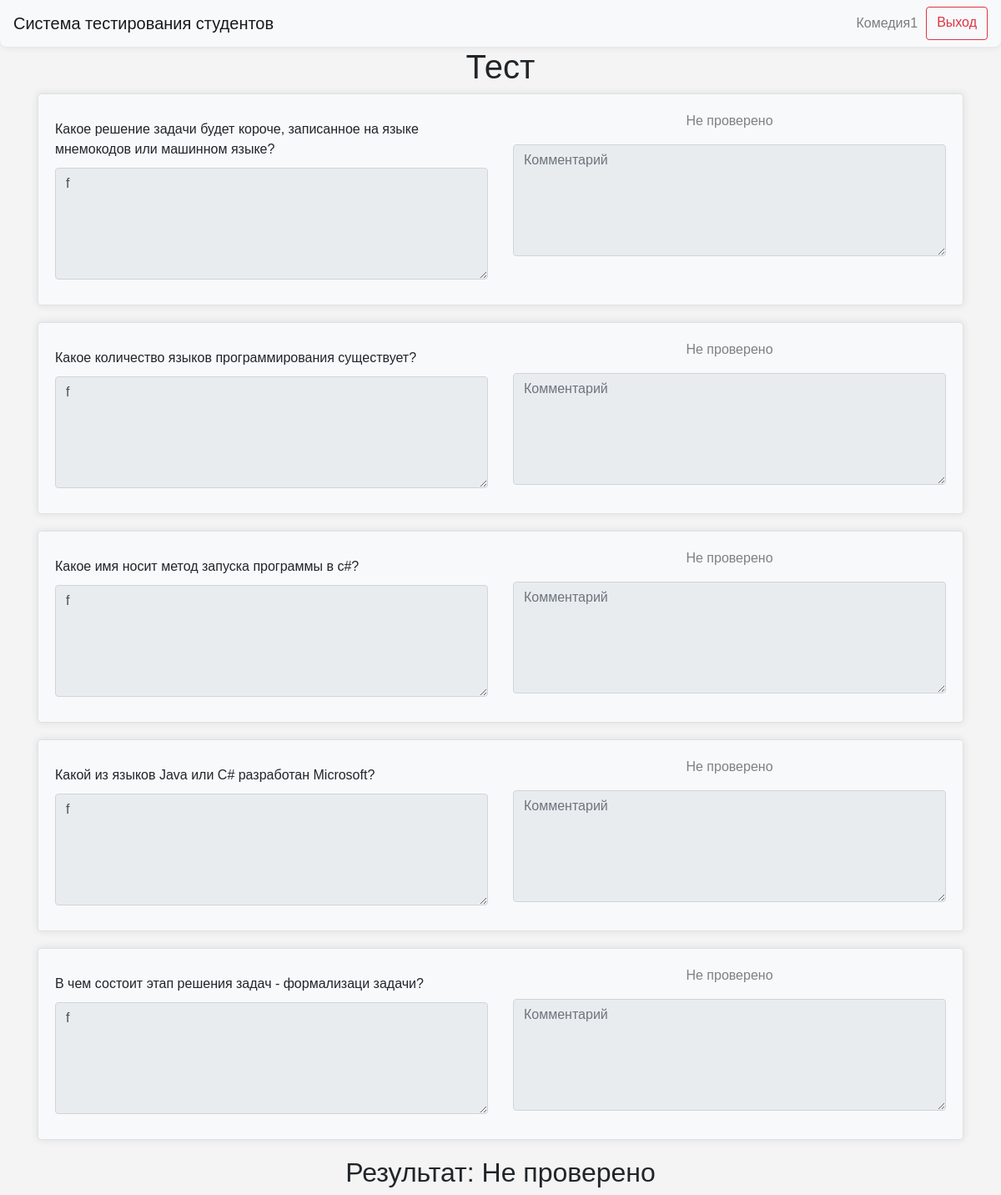
Page /test_result_view/1 (signed in) on the committed database.
### data/users.py (models this page shows)
class User(SqlAlchemyBase, UserMixin, SerializerMixin):
    __tablename__ = "users"
    id = sqlalchemy.Column(
        sqlalchemy.Integer,
        primary_key=True,
        autoincrement=True,
    )
    name = sqlalchemy.Column(
        sqlalchemy.String,
        nullable=True,
    )
    group_id = sqlalchemy.Column(
        sqlalchemy.Integer,
        sqlalchemy.ForeignKey(
            "groups.id",
            ondelete="CASCADE",
        ),
        nullable=False,
    )
    date_of_birth = sqlalchemy.Column(
        sqlalchemy.Date,
        nullable=True,
    )
    user_level = sqlalchemy.Column(
        sqlalchemy.String,
        default="student",
    )
    avatar = sqlalchemy.Column(
        sqlalchemy.String,
        nullable=True,
        default="icon.jpg",
    )

### data/questions.py (models this page shows)
class Question(SqlAlchemyBase, UserMixin, SerializerMixin):
    __tablename__ = "questions"
    id = sqlalchemy.Column(sqlalchemy.Integer,
                           primary_key=True, autoincrement=True)
    text = sqlalchemy.Column(sqlalchemy.String, nullable=True)
    topic_id = sqlalchemy.Column(sqlalchemy.Integer, sqlalchemy.ForeignKey("topics.id"), nullable=True)

### server.py (the view)
@app.route("/test_result_view/<int:test_id>")
@login_required
def test_result_view(test_id):
    db_sess = db_session.create_session()
    test = db_sess.query(BlitzTest).filter(BlitzTest.id == test_id).first()
    questions = [
        db_sess.query(Question).filter(Question.id == test.question_1).first(),
        db_sess.query(Question).filter(Question.id == test.question_2).first(),
        db_sess.query(Question).filter(Question.id == test.question_3).first(),
        db_sess.query(Question).filter(Question.id == test.question_4).first(),
        db_sess.query(Question).filter(Question.id == test.question_5).first(),
    ]
    answers = [
        db_sess.query(BlitzTest.answer_1).filter(BlitzTest.id == test_id).first(),
        db_sess.query(BlitzTest.answer_2).filter(BlitzTest.id == test_id).first(),
        db_sess.query(BlitzTest.answer_3).filter(BlitzTest.id == test_id).first(),
        db_sess.query(BlitzTest.answer_4).filter(BlitzTest.id == test_id).first(),
        db_sess.query(BlitzTest.answer_5).filter(BlitzTest.id == test_id).first(),
    ]
    comments = [
        db_sess.query(BlitzTest.comment_1).filter(BlitzTest.id == test_id)[0],
        db_sess.query(BlitzTest.comment_2).filter(BlitzTest.id == test_id)[0],
        db_sess.query(BlitzTest.comment_3).filter(BlitzTest.id == test_id)[0],
        db_sess.query(BlitzTest.comment_4).filter(BlitzTest.id == test_id)[0],
        db_sess.query(BlitzTest.comment_5).filter(BlitzTest.id == test_id)[0],
    ]
    results = [
        db_sess.query(BlitzTest.result_answer_1).filter(BlitzTest.id == test_id)[0],
        db_sess.query(BlitzTest.result_answer_2).filter(BlitzTest.id == test_id)[0],
        db_sess.query(BlitzTest.result_answer_3).filter(BlitzTest.id == test_id)[0],
        db_sess.query(BlitzTest.result_answer_4).filter(BlitzTest.id == test_id)[0],
        db_sess.query(BlitzTest.result_answer_5).filter(BlitzTest.id == test_id)[0],
    ]
    que_ans_comm_results = zip(questions, answers, comments, results)
    test_result_n = 0
    if test.result_answer_1 == 1:
        test_result_n += 1
    if test.result_answer_2 == 1:
        test_result_n += 1
    if test.result_answer_3 == 1:
        test_result_n += 1
    if test.result_answer_4 == 1:
        test_result_n += 1
    if test.result_answer_5 == 1:
        test_result_n += 1
    if None in [
        test.result_answer_1,
        test.result_answer_2,
        test.result_answer_3,
        test.result_answer_4,
        test.result_answer_5,
    ]:
        test_result_n = "Не проверено"
    else:
        test_result_n = f"{test_result_n}/5"
    return render_template(
        "test_result_view.html",
        test=test,
        que_ans_comm_results=que_ans_comm_results,
        result=test_result_n,
        title="Тест",
    )

### data/db_session.py (called while the page is built)
def create_session() -> Session:
    global __factory
    return __factory()

### server.py (called while the page is built)
@login_manager.user_loader
def load_user(user_id):
    db_sess = db_session.create_session()
    return db_sess.query(User).get(user_id)

### templates/test_result_view.html
{% extends "base.html" %}
{% block content %}
<div class="container text-center">
    <h1>Тест</h1>
    <form action="{{ url_for('submit_test_result', test_id=test.id) }}" method="post">
        {% for question, answer, comment, result in que_ans_comm_results %}
        <div class="row">
            <div class="col-md-12 mx-auto border rounded custom-div" style="margin-bottom: 20px;">
                <div class="row">
                    <div class="col-md-6">
                        {% if question == None %}
                        <p class="text-left" style="margin: 10px 0;">Вопрос удален</p>
                        {% else %}
                        <p class="text-left" style="margin: 10px 0;">{{ question.text }}</p>
                        {% endif %}
                        {% if answer[0] == None %}
                        <textarea name="answer" class="form-control" rows="5" style="margin: 10px 0;"
                                  placeholder="Ваш ответ" readonly></textarea>
                        {% else %}
                        <textarea name="answer" class="form-control" rows="5" style="margin: 10px 0;"
                                  placeholder="Ваш ответ" readonly>{{ answer[0] }}</textarea>
                        {% endif %}
                    </div>
                    <div class="col-md-6">
                        {% if result[0] == 1 %}
                        <div class="form-check">
                            <p style="color: green">
                                Верно
                            </p>
                        </div>
                        {% elif result[0] == 0%}
                        <p style="color: red">Неверно</p>
                        {% else %}
                        <p style="color: grey">Не проверено</p>
                        {% endif %}
                        {% if comment[0] == None %}
                        <textarea name="comment" class="form-control" rows="5" style="margin: 10px 0;"
                                  placeholder="Комментарий" readonly></textarea>
                        {% else %}
                        <textarea name="comment" class="form-control" rows="5" style="margin: 10px 0;"
                                  placeholder="Комментарий" readonly>{{ comment[0] }}</textarea>
                        {% endif %}
                    </div>
                </div>
            </div>
        </div>
        {% endfor %}
        <h2>Результат: {{ result }}</h2>
    </form>
</div>
{% endblock %}

### templates/base.html (shortened to what this page needs)
<!doctype html>
<html lang="en">
<head>
    <link rel="stylesheet"
          href="https://stackpath.bootstrapcdn.com/bootstrap/4.4.1/css/bootstrap.min.css"
>
    <link rel="stylesheet" type="text/css" href="../static/css/style.css">
</head>
<body>
<header>
    <nav class="navbar navbar-light bg-light custom-navbar">
        <a class="navbar-brand" href="/">Система тестирования студентов</a>
        {% if current_user.is_authenticated %}
        <div class="d-flex flex-row-reverse">
            <a class="btn btn-outline-danger spaced-element" style="margin-left: 10px; text-align: center;"
               href="/logout">Выход</a>
            {% if current_user.user_level == 'admin' %}
            <a class="navbar-text" style="margin-left: 10px; text-align: center;">{{ current_user.name }}</a>
            <a class="navbar-text" style="margin-left: 10px; text-align: center;" href="/select_group_for_test">Выдать тест</a>
            <a class="navbar-text" style="margin-left: 10px; text-align: center;" href="/topics">Темы</a>
            <a class="navbar-text" style="margin-left: 10px; text-align: center;" href="/groups">Студенты</a>
            {% else %}
            <a class="navbar-text" style="margin-left: 10px; text-align: center;" href="{{ url_for('personal_cabinet', user_id=current_user.id) }}">{{ current_user.name }}</a>
            {% endif %}
        </div>
        {% endif %}
    </nav>
</header>
<main role="main" class="container">
    {% block content %}
    {% endblock %}
</main>
</body>
</html>

### static/css/style.css (style rules this page uses)
body { font-family: Arial, sans-serif; margin: 0; padding: 0; background-color: #f4f4f4; }
.custom-div { width: 80%; margin: 0 auto; padding: 20px; background-color: #f8f9fa; border-radius: 0 0 8px 8px; box-shadow: 0 0 10px rgba(0,0,0,0.1); }
.custom-navbar { margin: 0 auto; background-color: #f8f9fa; border-radius: 0 0 8px 8px; box-shadow: 0 0 10px rgba(0,0,0,0.1); }

### rows in the picture
User: name "Комедия1"
Question: text "Какое решение задачи будет короче, записанное на языке мнемокодов или машинном языке?", answer "f"
Question: text "Какое количество языков программирования существует?", answer "f"
Question: text "Какое имя носит метод запуска программы в c#?", answer "f"
Question: text "Какой из языков Java или C# разработан Microsoft?", answer "f"
Question: text "В чем состоит этап решения задач - формализаци задачи?", answer "f"

### other values in the picture
{{ result }} "Не проверено"
